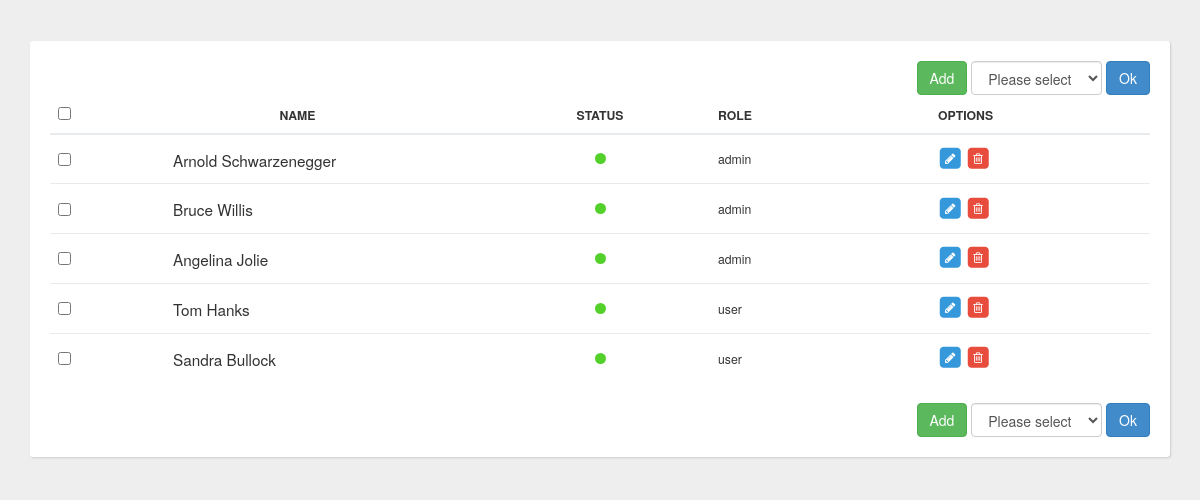
The page / on the database its author committed.
### tables this page shows
CREATE TABLE `usersinfo` (
  `id` int(2) NOT NULL,
  `name` varchar(255) NOT NULL,
  `surname` varchar(255) NOT NULL,
  `status` tinyint(4) NOT NULL,
  `role` tinyint(4) NOT NULL
);

### index.php (the view, shortened to what this page needs)
<?
$db = new PDO('mysql:host=localhost;dbname=users_db', 'root', 'root');
?>
<!DOCTYPE html>
<html lang="en">
<head>
    <link href="css/bootstrap.min.css" rel="stylesheet">
</head>
<body>
<link rel="stylesheet" type="text/css" href="//netdna.bootstrapcdn.com/font-awesome/4.1.0/css/font-awesome.min.css">
<hr>
<div class="container bootstrap snippet">
    <div class="row">
        <div class="col-lg-12">
            <div class="main-box no-header clearfix">
                <div class="main-box-body clearfix">
<div class="pull-right">
<form class="form-inline">
<div class="form-group">
<button type="button" class="btn btn-success" data-toggle="modal" data-target="#myModal">Add</button>
<select id="grselectopt" class="form-control">
  <option selected>Please select</option>
</select>
</div>
  <button type="submit" class="btn btn-primary mb-2" id="grselectbtn">Ok</button>
</form>
							</div>
						</div>
                    <div class="table-responsive">
                        <table class="table user-list">
                            <thead>
                                <tr>
                                <th><span><input type="checkbox" id="selectall"/></span></th>
                                <th class="text-center"><span>Name</span></th>
                                <th class="text-center"><span>Status</span></th>
                                <th><span>Role</span></th>
                                <th>Options</th>
                                </tr>
                            </thead>
                            <tbody>
							<?
							$stmt = $db->prepare("SELECT * FROM usersinfo");
							$stmt->execute();
							$allusers = $stmt->fetchAll(PDO::FETCH_ASSOC);
							foreach ($allusers as $k => $v){
							  echo '<tr><td style="width: 5%;"><input type="checkbox" uid="'.$v["id"].'" class="singlechkbox" name="username" value="1"/></td><td style="width: 35%;"><span class="user-link">'.$v["name"].' '.$v["surname"].'</span></td><td style="width: 20%;" class="text-center">', ($v["status"] == "1" ? "<span class='dot-act'></span></td>" : "<span class='dot-dis'></span></td>"),'<td style="width: 20%;">',($v["role"] == "1" ? "<span value='1'>admin</span></td>" : "<span value='0'>user</span></td>"),'<td style="width: 20%;"> <a href="#" class="table-link edit"  id="'.$v["id"].'"> <span class="fa-stack"> <i class="fa fa-square fa-stack-2x"></i> <i class="fa fa-pencil fa-stack-1x fa-inverse"></i> </span> </a> <a href="#" class="table-link danger"  id="'.$v["id"].'"> <span class="fa-stack"> <i class="fa fa-square fa-stack-2x"></i> <i class="fa fa-trash-o fa-stack-1x fa-inverse"></i> </span> </a> </td></tr>';
							}
							?>
                            </tbody>
                        </table>
                    </div>
					<div class="pull-right">
<form class="form-inline">
<div class="form-group">
<button type="button" class="btn btn-success" data-toggle="modal" data-target="#myModal">Add</button>
<select id="grselectopt" class="form-control">
  <option selected>Please select</option>
</select>
</div>
  <button type="submit" class="btn btn-primary mb-2" id="grselectbtn">Ok</button>
</form>
							</div>
                </div>
            </div>
        </div>
    </div>
</body>
</html>

### index.php (style rules this page uses)
body { background:#eee; }
.main-box.no-header { padding: 20px; }
.main-box { background: #FFFFFF; -webkit-box-shadow: 1px 1px 2px 0 #CCCCCC; -moz-box-shadow: 1px 1px 2px 0 #CCCCCC; -o-box-shadow: 1px 1px 2px 0 #CCCCCC; -ms-box-shadow: 1px 1px 2px 0 #CCCCCC; box-shadow: 1px 1px 2px 0 #CCCCCC; margin-bottom: 16px; -webikt-border-radius: 3px; -moz-border-radius: 3px; border-radius: 3px; }
.table a.table-link.danger { color: #e74c3c; }
.user-list tbody td .user-link { display: block; font-size: 1.25em; padding-top: 3px; margin-left: 60px; }
a { color: #3498db; outline: none!important; }
.table thead tr th { text-transform: uppercase; font-size: 0.875em; }
.table thead tr th { border-bottom: 2px solid #e7ebee; }
.table tbody tr td:first-child { font-size: 1.125em; font-weight: 300; }
.table tbody tr td { font-size: 0.875em; vertical-align: middle; border-top: 1px solid #e7ebee; padding: 12px 8px; }
.dot-act { height: 11px; width: 11px; background-color: #54d02b; border-radius: 50%; display: inline-block; }

### rows shown on the page
usersinfo: name "Arnold", surname "Schwarzenegger", status 1 (drawn), role "admin"
usersinfo: name "Bruce", surname "Willis", status 1 (drawn), role "admin"
usersinfo: name "Angelina", surname "Jolie", status 1 (drawn), role "admin"
usersinfo: name "Tom", surname "Hanks", status 1 (drawn), role "user"
usersinfo: name "Sandra", surname "Bullock", status 1 (drawn), role "user"
